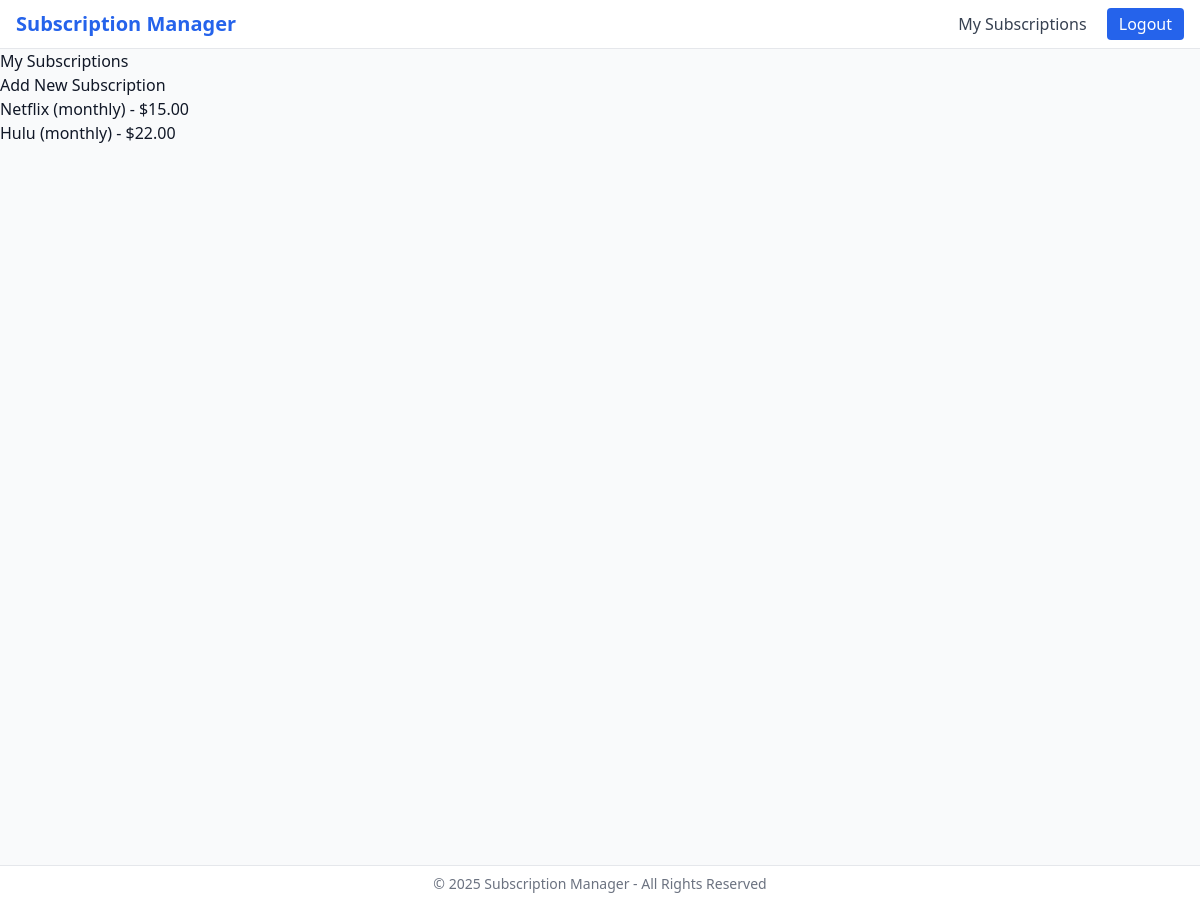
Page /subscriptions/ (signed in) on the committed database.
### subscriptions/models.py (models this page shows, shortened)
class Subscription(models.Model):
    BILLING_CHOICES = [
        ('monthly', 'Monthly'),
        ('yearly', 'Yearly'),
        ('custom', 'Custom'),
    ]
    user = models.ForeignKey(User, on_delete=models.CASCADE)
    name = models.CharField(max_length=255)
    cost = models.DecimalField(max_digits=10, decimal_places=2)
    billing_cycle = models.CharField(max_length=20, choices=BILLING_CHOICES, default='monthly')
    next_renewal = models.DateField()
    category = models.ForeignKey(Category, on_delete=models.SET_NULL, null=True, blank=True)

### subscriptions/views.py (the view)
# urls.py: path('', views.subscription_list, name='list'),
@login_required
def subscription_list(request):
    subscriptions = Subscription.objects.filter(user=request.user)
    return render(request, 'subscriptions/subscription_list.html', {'subscriptions': subscriptions})

### subscriptions/templates/subscriptions/subscription_list.html
{% extends 'base.html' %}
{% block content %}
  <h1>My Subscriptions</h1>
  <p><a href="{% url 'subscriptions:create' %}">Add New Subscription</a></p>
  <ul>
    {% for sub in subscriptions %}
      <li>
        <a href="{% url 'subscriptions:detail' sub.pk %}">
          {{ sub.name }} ({{ sub.billing_cycle }})
        </a> - ${{ sub.cost }}
      </li>
    {% endfor %}
  </ul>
{% endblock %}

### rows in the picture
Subscription: name "Netflix", billing_cycle "monthly", cost "15.00"
Subscription: name "Hulu", billing_cycle "monthly", cost "22.00"
